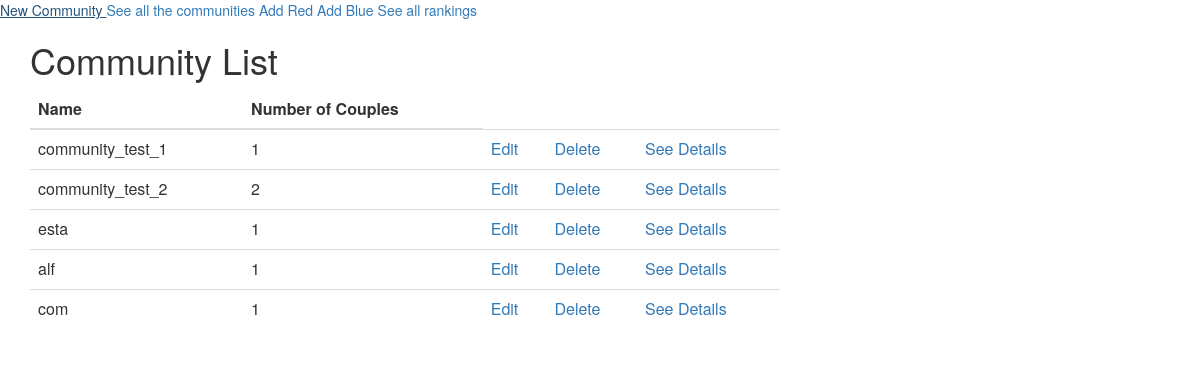
The app's page /community/, older data.
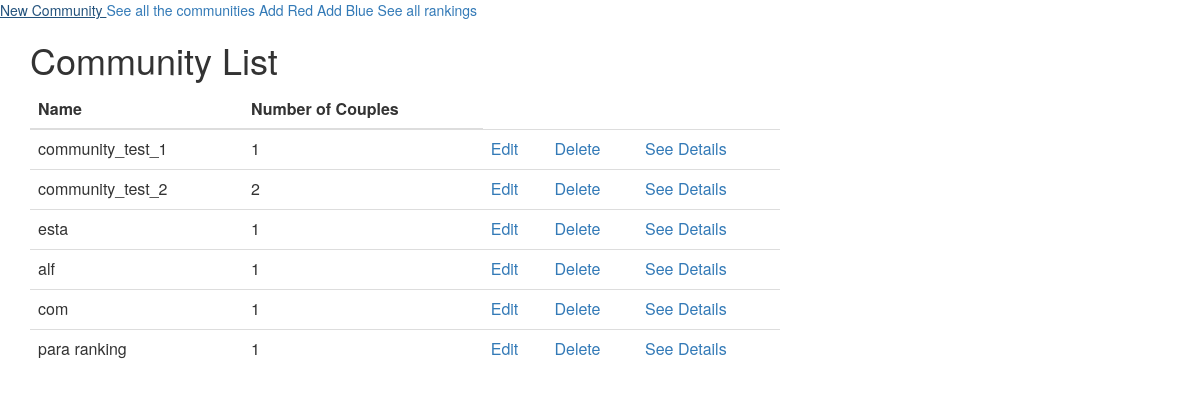
The same page, newer data.
### match/models.py (models this page shows, shortened)
class Community(models.Model):
    name = models.CharField(max_length=20, unique = True)
    number_couples = models.IntegerField()

### match/views.py (the view)
# urls.py: path('community/', views.community_list, name='community_list'),
def community_list(request):
    communities = Community.objects.all()
    return render(request, 'match/community_list.html', {'communities': communities})

### match/templates/match/community_list.html
{% extends 'match/base.html' %}
{% block content %}
<h1>Community List</h1>
<table class="table">
  <thead>
    <tr>
      <th scope="col">Name</th>
      <th scope="col">Number of Couples</th>
    </tr>
  </thead>
  <tbody>
    {% for community in communities %}
    <tr>
      <td>{{ community.name }}</td>
      <td>{{community.number_couples}}</td>
      <td><a href="{% url 'community_update' community.pk%}" ><span> Edit </span></a></td>
      <td><a href="{% url 'community_delete' community.pk%}" ><span> Delete </span></a></td>
      <td><a href="{% url 'community_details' community.pk%}" ><span> See Details </span></a></td>
    </tr>
    {% endfor %}
  </tbody>
</table>
{% endblock %}

Row changes from the older to the newer data that the page shows:
added Community: name "para ranking", number_couples "1"
